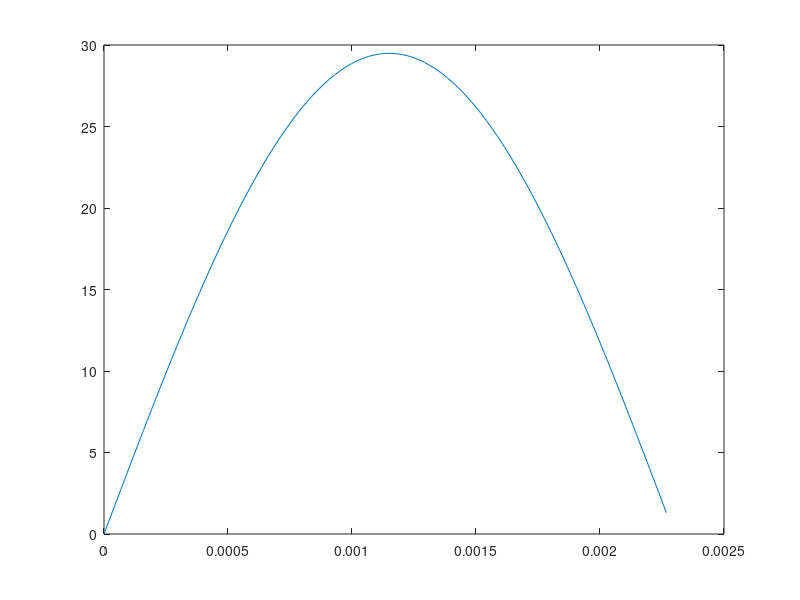
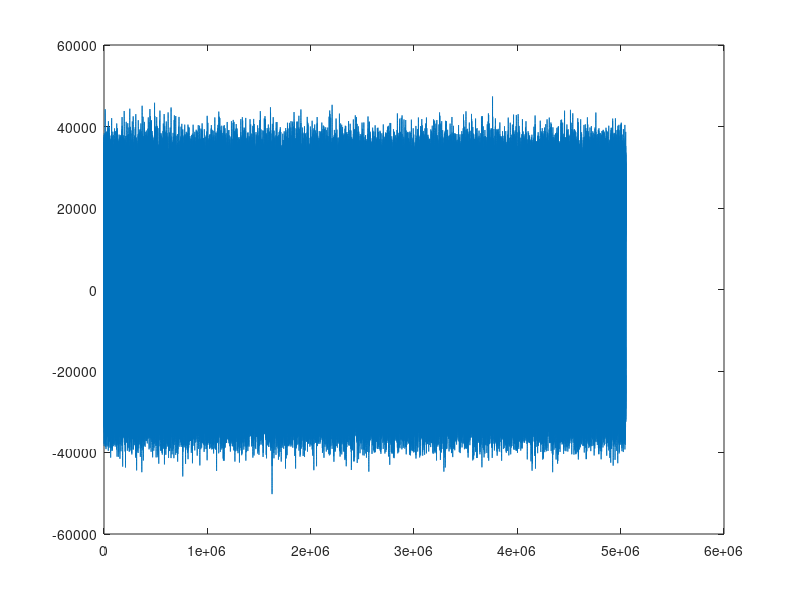
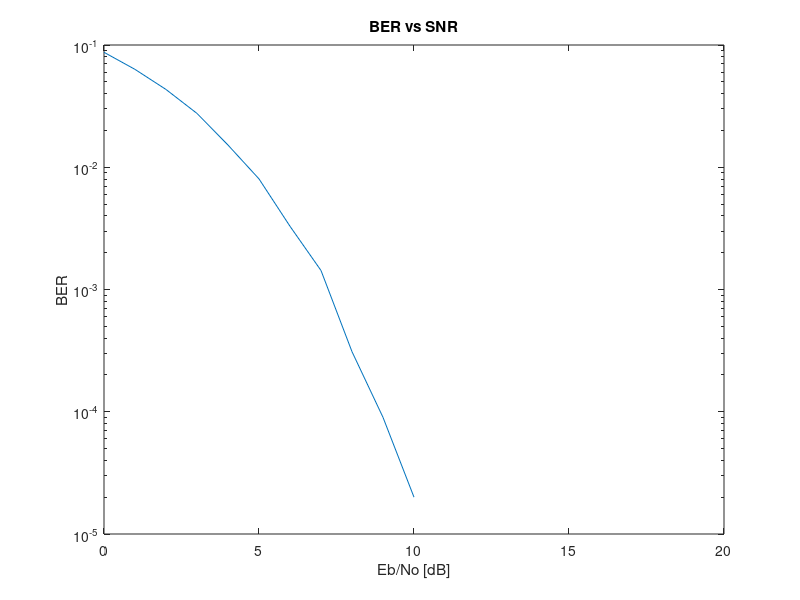

MATLAB code to generate these figures, in order:
% Task 1 
clc;
clear all;
close all;

%% System variables 

fs=44100;
fc=4000;
Tsym=2.3*10^-3; 
fsym=1/Tsym; 
Tsamp=1/fs;
u=0.00023;
t=(0:Tsamp:Tsym-Tsamp); 
alpha=6/100; 
tot_data_bits=100000;

%% Base Pulse

data=round(rand(1,tot_data_bits));
base_pulse = sin(2*pi*0.5*fsym*t); % generate basic pulse
Es=sum(abs(base_pulse).^2)*(1/fs);
Pnorm=base_pulse/sqrt(Es);
figure (1);
plot(t,Pnorm);

%% Map to complex signals

data_one_minus_one=data*2-1; % Map 0 to -1, 1 to 1
I_data=data_one_minus_one(1:2:end-1);
Q_data=data_one_minus_one(2:2:end);
QPSK_bits= -I_data-1i*Q_data; % Map to symbol

%% Modulation

QPSK_pulse=Pnorm'*QPSK_bits;
QPSK_pulse_train=reshape(QPSK_pulse, 1, []);
Modbitslength=length(QPSK_pulse_train);
Msglength=length(data)/2;
Realpart=real(QPSK_pulse_train); 
Imagpart=imag(QPSK_pulse_train);
t1=(0:Tsamp:101*Msglength*Tsamp-Tsamp); 

%% Up conversion

I=Realpart.*cos(2*pi*fc*t1); 
Q=Imagpart.*-sin(2*pi*fc*t1);
Y=sqrt(2).*(I+Q); %transmitted complex signal

%% SNR and channel parameters

SNR_dB=0:1:15;    
SNR_lin=10.^(SNR_dB/10);
No = 1./SNR_lin;
Ch = zeros(1,length(No));
BER= zeros(1,length(No));
Ch(1) = 1/(sqrt(1+alpha.^2));
Ch(end) = alpha*(1/(sqrt(1+alpha.^2)));

%% Transmission and reception

j=0;
for CurrNo = No 

Var=(CurrNo/2)*fs;
Noise=randn(1,Modbitslength).*sqrt(Var);
j=j+1;

convchannel=conv(Ch, Y);
R=convchannel(1:Modbitslength)+Noise; %here we add the noise

%% Demodulation and Down conversion

I_rx=R.*cos(2*pi*fc*t1);
Q_rx=R.*(-sin(2*pi*fc*t1));
I_matchedfilter=conv(I_rx, Pnorm);
Q_matchedfilter=conv(Q_rx, Pnorm);
figure (2); 
plot(I_matchedfilter);

for k=1:tot_data_bits/2
    I_sampled(k)=I_matchedfilter(1,101*k);
    Q_sampled(k)=Q_matchedfilter(1,101*k);
end


Total_sampled=[I_sampled, Q_sampled];

for k=1:length(I_sampled)   
    if (I_sampled(k)>0)
        DecodedSignal_I(k)= 0;
    else
        DecodedSignal_I(k)=1;
    end
end
for k=1:length(Q_sampled)  
    if (Q_sampled(k)>0)
        DecodedSignal_Q(k)= 0;
    else
        DecodedSignal_Q(k)=1;
    end
end
    
DecodedSignal = [DecodedSignal_I; DecodedSignal_Q];    
Decoded_bits = reshape(DecodedSignal,1,numel(DecodedSignal));

%% Error Detection
% 
[errors,error_rate]=biterr(data,Decoded_bits);
error(j)=errors;
error_sum(j)=errors/length(data);

BER(j)= error_rate
end

%% Plot The BER vs SNR
ber= BER/tot_data_bits;
figure (15)
semilogy(SNR_dB,BER); % ber %error_sum
title('BER vs SNR') 
ylabel('BER') % x-axis label
xlabel('Eb/No [dB]') % y-axis label

